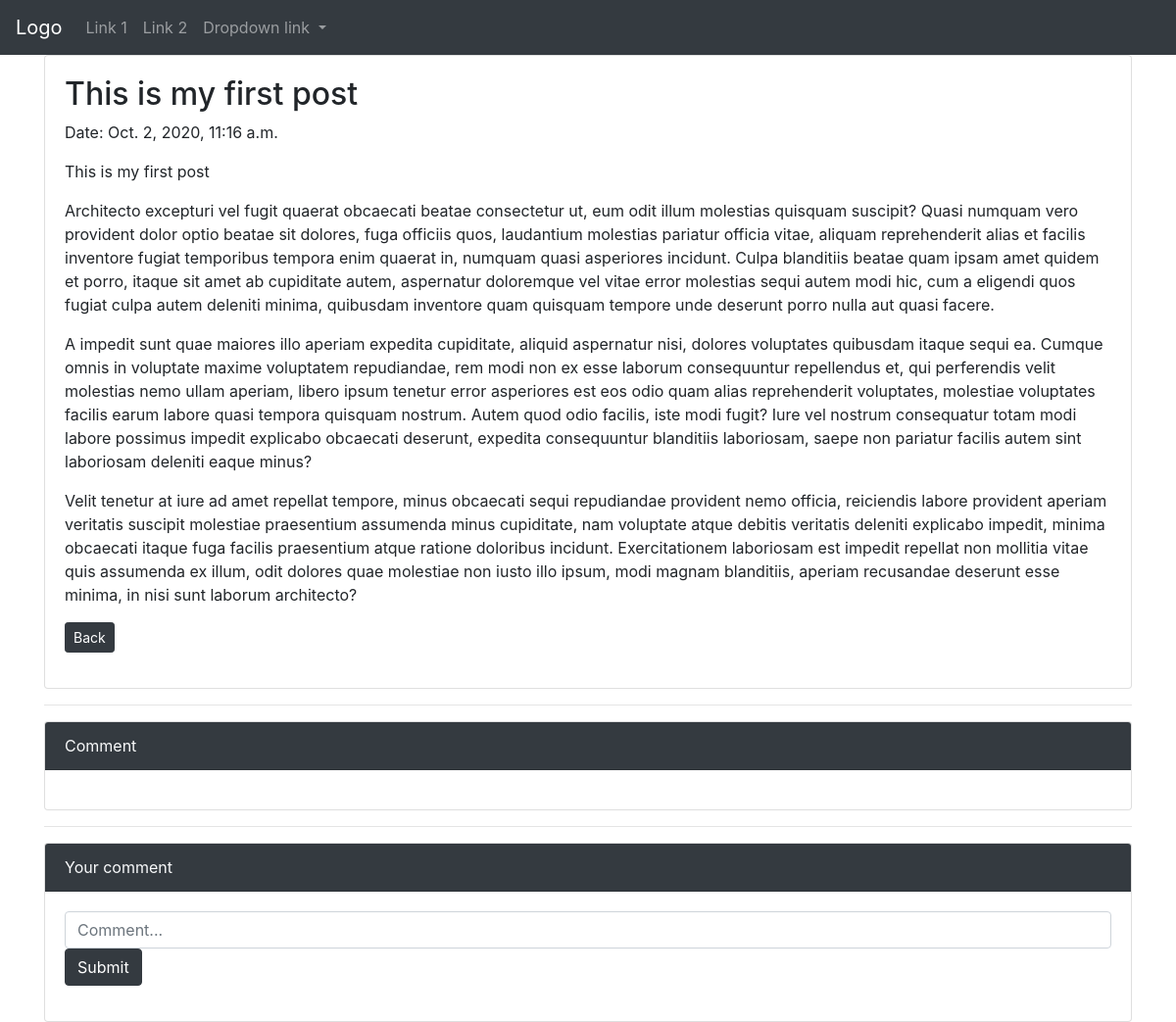
The app's page /post/1 (signed in) with its own data.
### Post/models.py (models this page shows, shortened)
class Post(models.Model):
    title = models.CharField(max_length=255)
    body = models.TextField()
    created_at = models.DateTimeField(auto_now_add=True)

### Post/views.py (the view)
# urls.py: path('post/<int:pk>', PostDetailView.as_view(), name='post'),
class PostDetailView(DetailView):
    model = Post
    template_name = "post.html"
    def get_context_data(self, **kwargs):
        context = super(PostDetailView, self).get_context_data(**kwargs)
        _pk = self.kwargs["pk"]
        post = Post.objects.get(pk=_pk)
        all_comments = Comment.objects.filter(post=post).order_by("-pk")
        context["all_comments"] = all_comments
        return context

### templates/post.html (shortened to what this page needs)
{% extends "base.html" %}
{% block content %}
<div class="card">
    <div class="card-body">
        <h2>{{ object.title }}</h2>
        <p>Date: {{ object.created_at }}</p>
        <p>{{ object.body }}</p>
        <p>{% lorem 3 p random %}</p>
        <p><a href="{% url 'posts' %}" class="btn btn-dark btn-sm">Back</a></p>
    </div>
</div>
<hr>
<div class="card">
    <div class="card-header bg-dark text-light">Comment</div>
    <div class="card-body">
</div>
</div>
<hr>
<div class="card">
    <div class="card-header bg-dark text-light">Your comment</div>
    <div class="card-body">
        {% if user.is_authenticated %}
        <form action="{% url 'comment' object.pk %}" method="post">
            <input type="text" class="form-control" name="comment" placeholder="Comment...">
            <input type="submit" class="btn btn-dark"></p>
        </form>
        {% else %}
        <p><a href="" class="btn btn-danger">Login to Comment</a>
        {% endif %}
    </div>
</div>
{% endblock %}

### records on screen
Post: title "This is my first post", created_at "Oct. 2, 2020, 11:16 a.m.", body "This is my first post"
